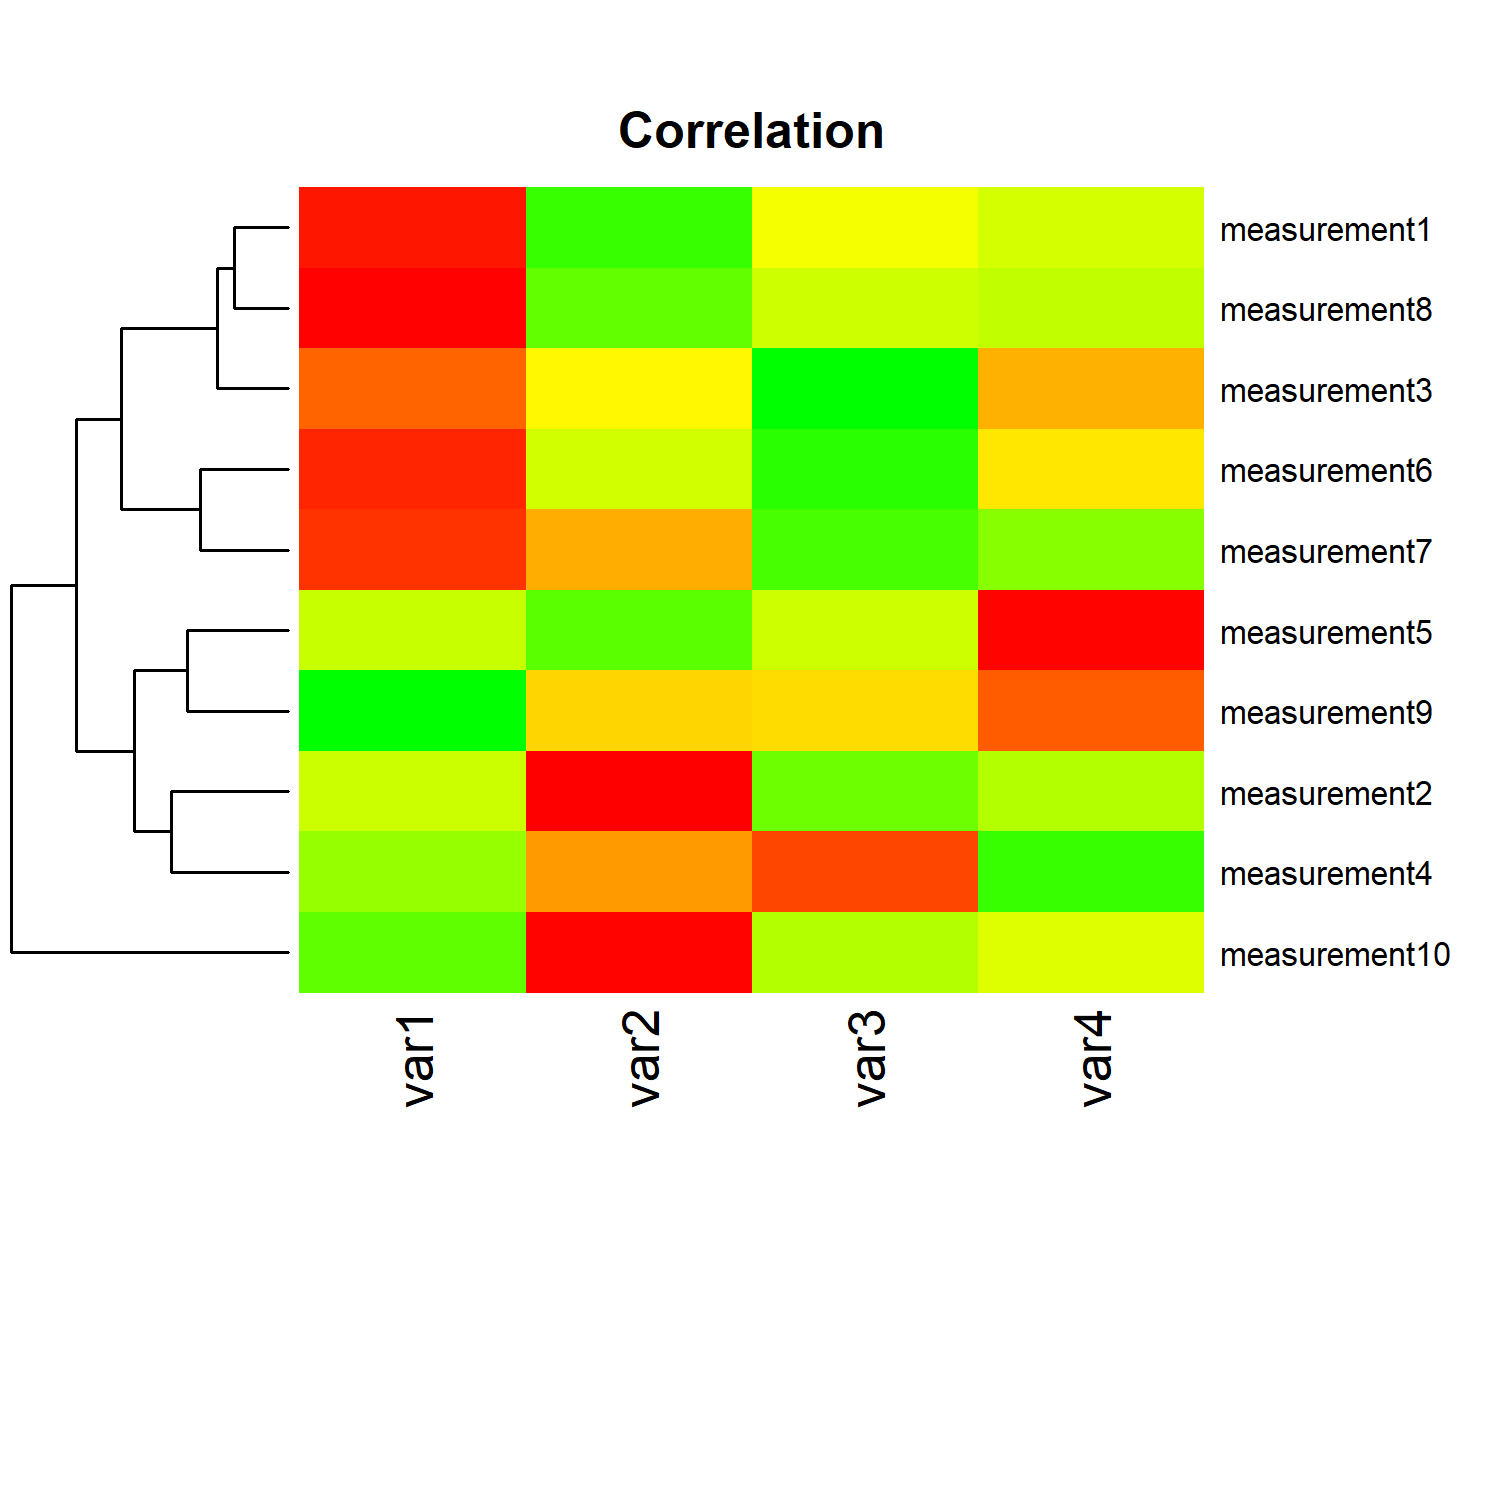

Recreate this plot in R.

#########################################################
### reading in data and transform it to matrix format
#########################################################

data <- read.csv("dataset.csv", comment.char="#")
rnames <- data[,1]                            # assign labels in column 1 to "rnames"
mat_data <- data.matrix(data[,2:ncol(data)])  # transform column 2-5 into a matrix
rownames(mat_data) <- rnames                  # assign row names



#########################################################
### customizing and plotting heatmap
#########################################################

# creates a own color palette from red to green
my_palette <- colorRampPalette(c("red", "yellow","green"))(n = 299)

# (optional) defines the color breaks manually for a "skewed" color transition
col_breaks = c(seq(0, 1,length=100),   # for red
  seq(1.01,1.7,length=100),            # for yellow
  seq(1.71,2,length=100))              # for green

# creates a 5 x 5 inch image
png("h1_simple.png",
  width = 5*300,        # 5 x 300 pixels
  height = 5*300,
  res = 300,            # 300 pixels per inch
  pointsize = 8)        # smaller font size

heatmap(mat_data,
  cellnote = mat_data,  # same data set for cell labels
  main = "Correlation", # heat map title
  notecol="black",      # change font color of cell labels to black
  density.info="none",  # turns off density plot inside color legend
  trace="none",         # turns off trace lines inside the heat map
  margins =c(12,9),     # widens margins around plot
  col=my_palette,       # use on color palette defined earlier
  #breaks=col_breaks,    # enable color transition at specified limits
  dendrogram="row",     # only draw a row dendrogram
  Colv= NA)            # turn off column clustering

##############################################################################
# NOTE
##############################################################################
# The color breaks above will yield a warning
#    "...unsorted 'breaks' will be sorted before use" since they contain
#    (due to the negative numbers). To avoid this warning, you can change the
#    manual breaks to:
#
#  col_breaks = c(seq(0,1,length=100),   # for red
#    seq(1.01,1.7,length=100),           # for yellow
#    seq(1.71,2,length=100))             # for green
#
# However, the problem is then that our heatmap contains negative values
# which will then not be colored correctly. Remember that you don't need to
# provide manual color breaks at all, this is entirely optional.
##############################################################################

dev.off()
